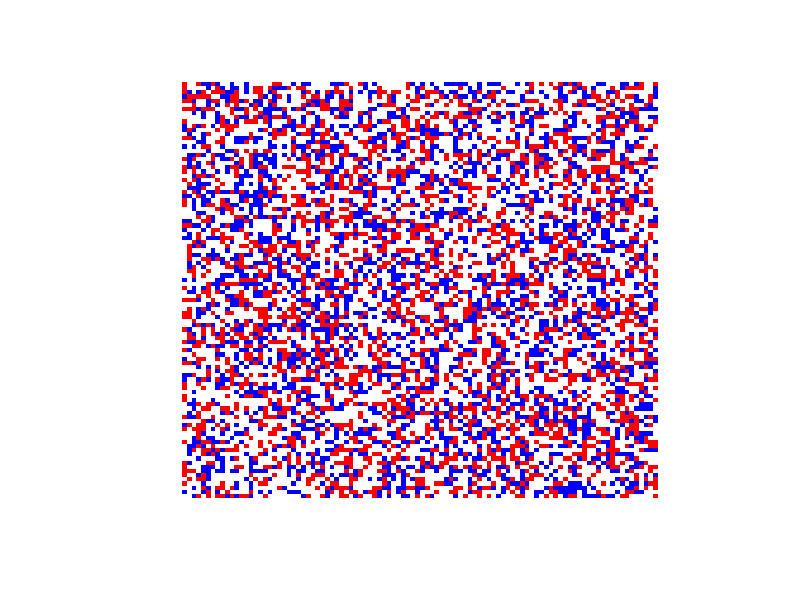
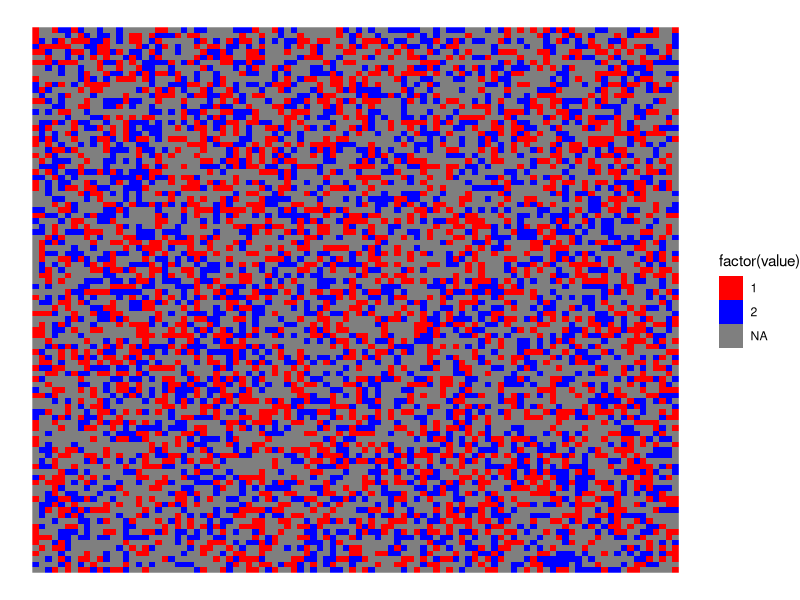
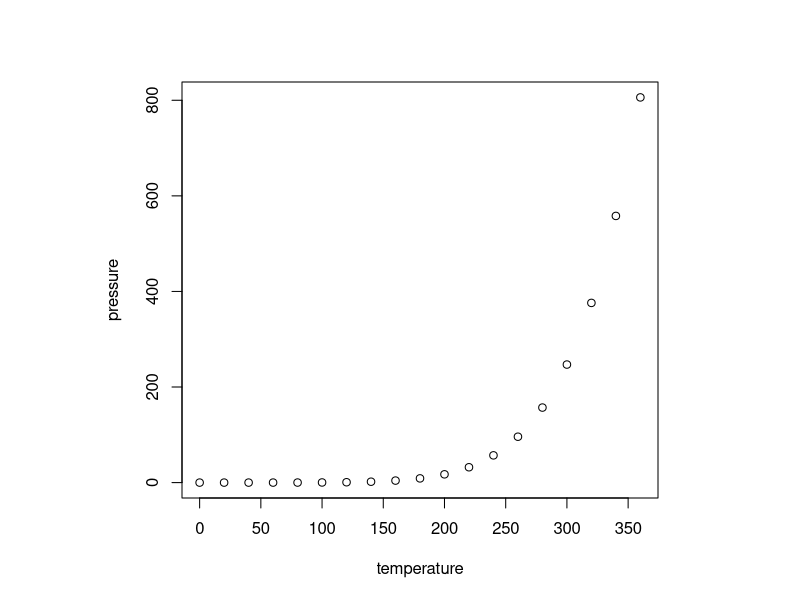

Here is the R script that generated these plots, in order:
## ---- chunk 1
knitr::opts_chunk$set(echo = TRUE)
## ---- chunk 2
size <- 100
pctOccupied <- 0.5
pctRed <- 0.5
pctBlue <- (1-pctRed)

state <- matrix(NA,size,size)
nbAgents <- floor(pctOccupied * size^2)
householdCells <- sample(size ^ 2, nbAgents)
state[householdCells] <-  sample(c(1,2), nbAgents, replace = T, prob = c(pctRed,pctBlue))
## ---- chunk 3
par(fin=c(6,6))
image(state, axes = FALSE,col=c("red","blue"))
## ---- chunk 4
library(ggplot2)
library(reshape2)
meltedState <- melt(state) 
head(meltedState,10)  #to see what it looks like and get the column names

# color definitions  
colorMapping <- c("1"="red", "2"="blue") 


myggplot <- ggplot(meltedState, aes(x=Var1, y=Var2)) +
  geom_raster(aes(fill=factor(value)))+
 scale_fill_manual(values = colorMapping)+
  theme_void()
myggplot            

## ---- chunk 5
plot(pressure)
